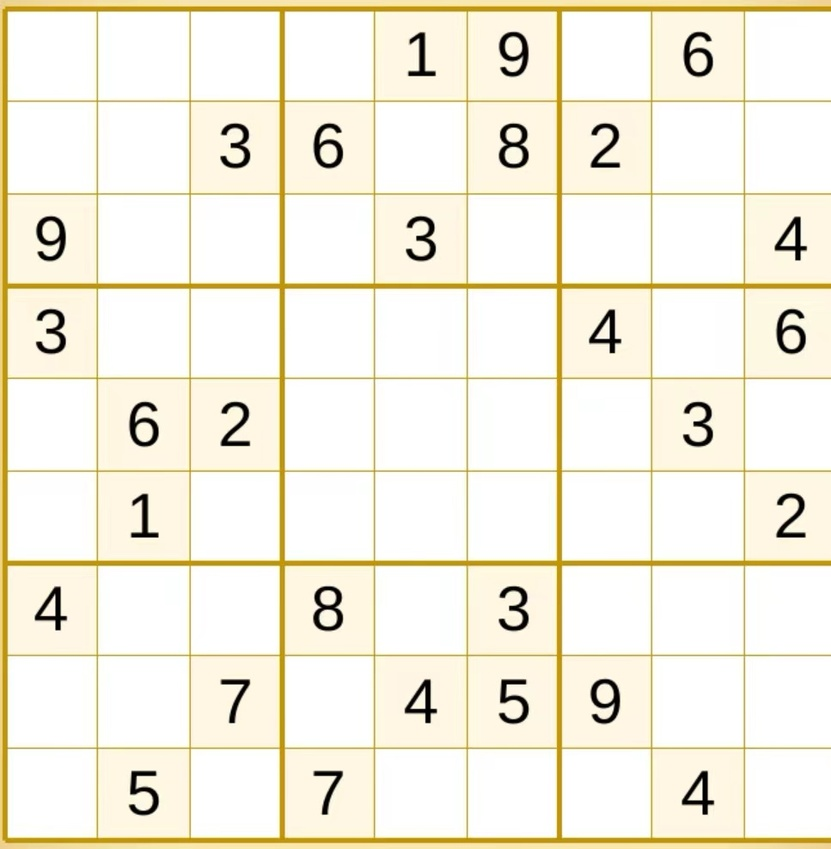
#> input picture sample_pic/3.jpg, 831 x 849 px, shrunk from 967 x 988 before the run
$ python sudoku_ocr.py
#> lines starting #> are read from the running program, lines starting #| are printed output that depends on the picture; after the words box and inside, x2 and y2 are one past the last pixel; in counts of white or black regions, pixels touching at a corner belong together
import sudoku_solver
import cv2
import pytesseract
import matplotlib.pyplot as plt


def display_image(image):
    image = cv2.cvtColor(image, cv2.COLOR_BGR2RGB)  # Convert BGR to RGB for matplotlib
    plt.imshow(image)
    plt.axis("off")  # Hide the axis
    plt.show()


def extract_digits_and_empty_cells_from_image(image_path):
    # Read the image
#> called with image_path = 'sample_pic/3.jpg'
    image = cv2.imread(image_path)
#> image is the input picture: shape (849, 831, 3); mean B, G, R 224.5, 240.4, 244.7
    # Resize the image (optional)
    # display_image(image)

    # Convert the image to grayscale
    gray_image = cv2.cvtColor(image, cv2.COLOR_BGR2GRAY)
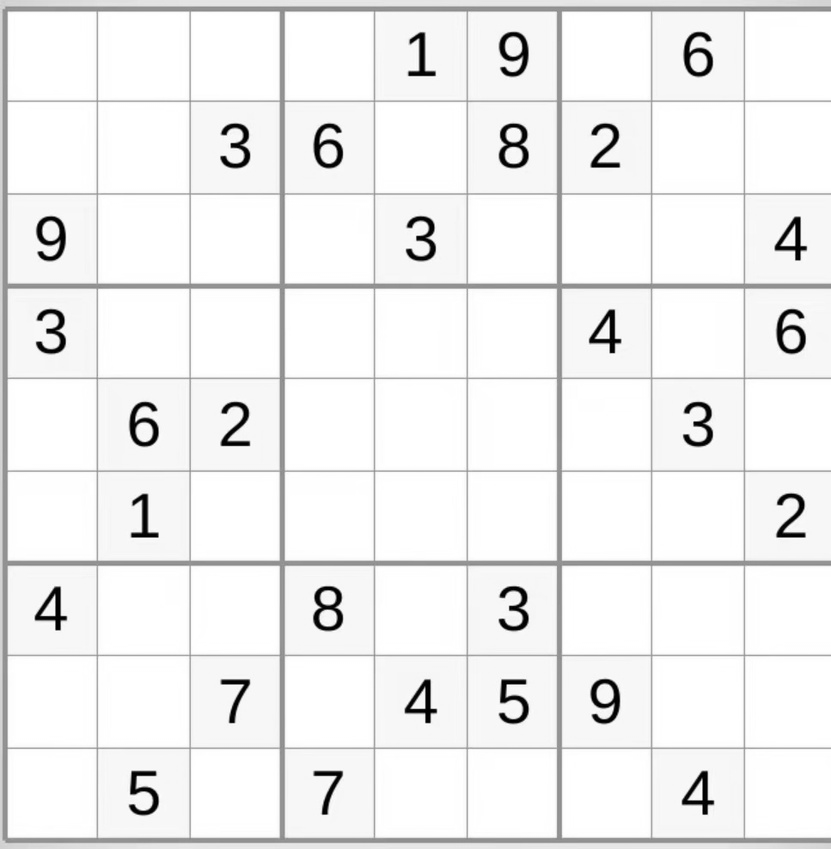
#> gray_image: shape (849, 831); min 0, max 255, mean 239.8

    # Apply image processing to enhance digit extraction accuracy (you can adjust parameters as needed)
    processed_image = cv2.threshold(gray_image, 0, 255, cv2.THRESH_BINARY_INV + cv2.THRESH_OTSU)[1]
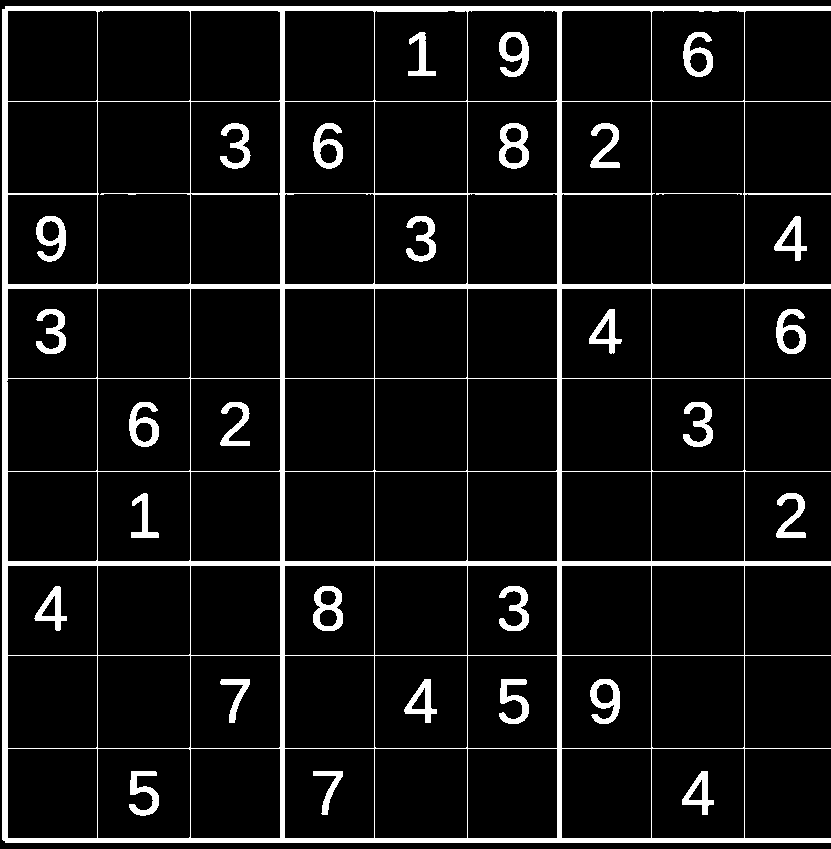
#> processed_image: shape (849, 831); 8.1% white; 30 white regions, largest, box (x1, y1, x2, y2) and area: (2, 6, 831, 843) 40004, (499, 123, 529, 169) 739, (313, 586, 343, 631) 728

    # Find the contours in the processed image
    # contours, _ = cv2.findContours(processed_image, cv2.RETR_EXTERNAL, cv2.CHAIN_APPROX_SIMPLE)

    # Get the bounding box of the outermost contour
    # x, y, w, h = cv2.boundingRect(contours[0])

    # Crop the image to the bounding box of the outermost contour
    # processed_image = processed_image[y:y + h, x:x + w]

    # Use Tesseract for character recognition
    # extracted_text = pytesseract.image_to_string(processed_image, config='--psm 6 outputbase digits')
    extracted_text = ""

    # Calculate the width and height of each cell
    cell_height = processed_image.shape[0] // 9
#> cell_height = 94
    cell_width = processed_image.shape[1] // 9
#> cell_width = 92

    empty_cells = []
    offset = int((cell_width + cell_height) / 10)
#> offset = 18

    # Iterate through each cell
    for i in range(9):
        for j in range(9):
            # Calculate the cell coordinates with an offset
            x_start = j * cell_width + offset
            x_end = (j + 1) * cell_width - offset
            y_start = i * cell_height + offset
            y_end = (i + 1) * cell_height - offset

            # Crop the cell image
            cell_img = processed_image[y_start: y_end, x_start: x_end]
            cell_digit = pytesseract.image_to_string(cell_img, config='--psm 6 outputbase digits')
            display_image(cell_img)
            print(cell_digit)

            if cell_digit.strip():
                # If cell contains a digit
                extracted_text += cell_digit.strip()
            else:
                # If cell is empty
                empty_cells.append((i, j))
                extracted_text += "0"
#> cell_img: shape (58, 56); every value is 0
#> after the loop, empty_cells = []; extracted_text = ''

    return extracted_text.strip(), empty_cells


def split_string_into_9x9(string):
    return [string[i:i + 9] for i in range(0, len(string), 9)]


def string_to_2d_list(string_list):
    return [[int(char) if char.isdigit() else 0 for char in row] for row in string_list]


if __name__ == "__main__":
    # Replace with the actual image file path from which you want to extract digits and empty cells
    image_path = "sample_pic/3.jpg"

#> (the run stopped early here; a loop or call above may not have finished)

$ run again, with sample_pic/1.jpg copied over sample_pic/3.jpg
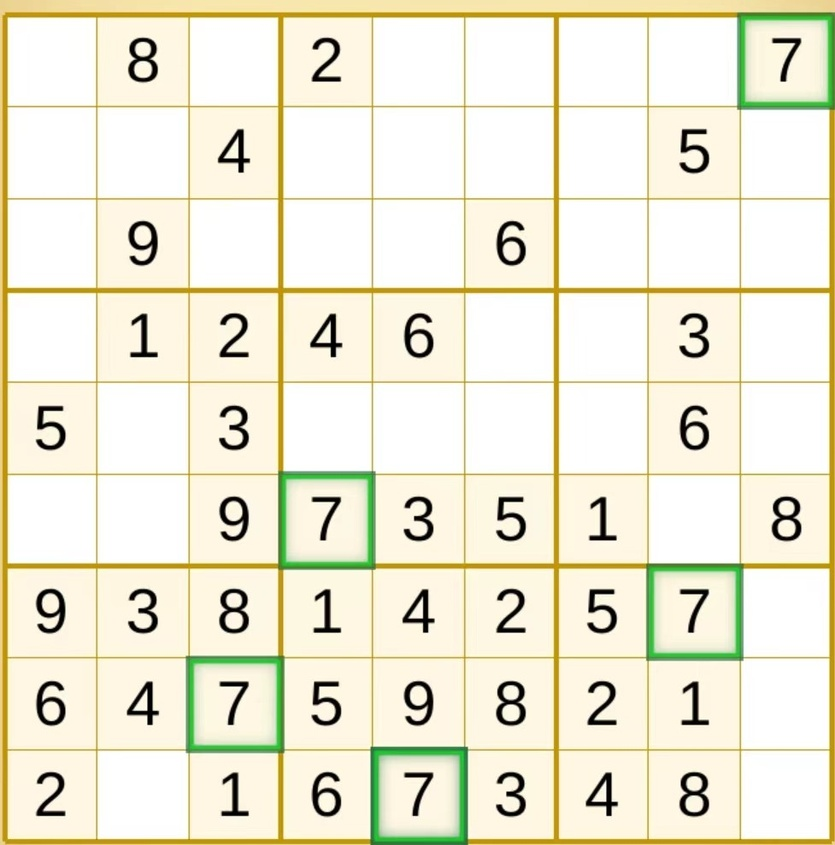
#> input picture sample_pic/1.jpg, 835 x 845 px, shrunk from 977 x 989 before the run
#> in extract_digits_and_empty_cells_from_image, image is the input picture: shape (845, 835, 3); mean B, G, R 213.8, 234.5, 237.7
#> in extract_digits_and_empty_cells_from_image, `gray_image = cv2.cvtColor(image, cv2.COLOR_BGR2GRAY)`:
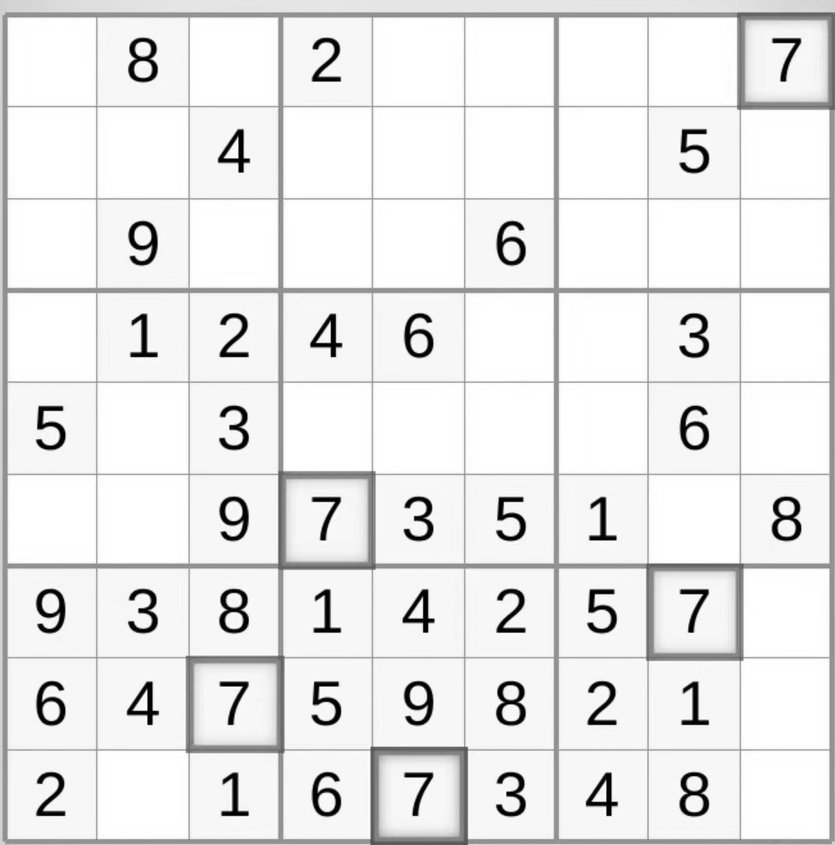
#> gray_image: shape (845, 835); min 0, max 255, mean 233.1
#> in extract_digits_and_empty_cells_from_image, `processed_image = cv2.threshold(gray_image, 0, 255, cv2.THRESH_BINARY_..`:
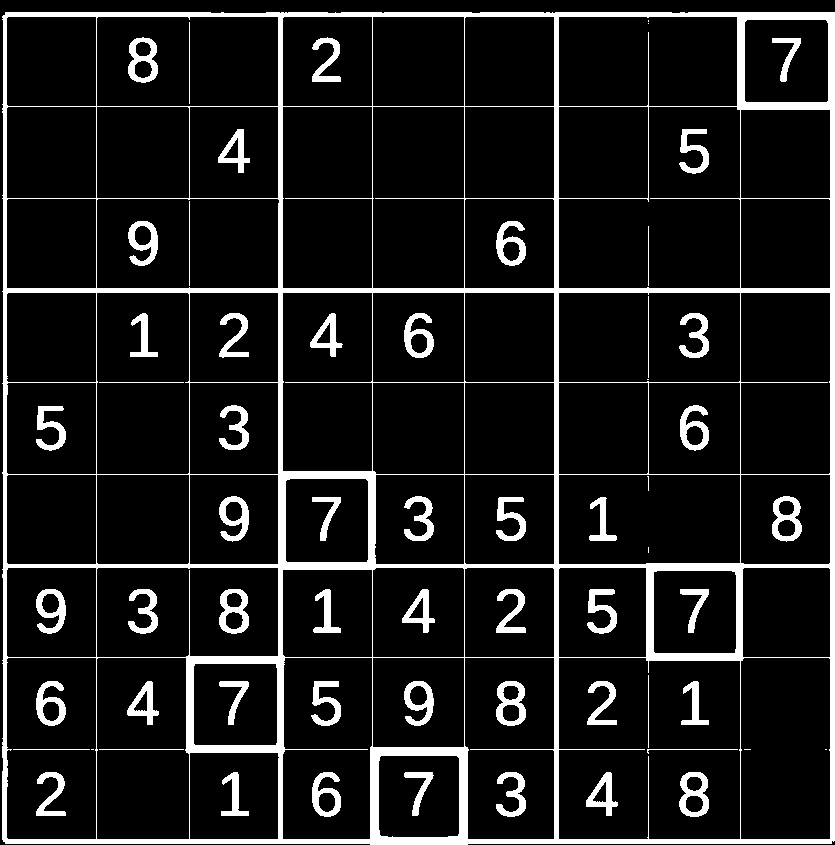
#> processed_image: shape (845, 835); 10.8% white; 62 white regions (8 under 20 px), largest, box (x1, y1, x2, y2) and area: (2, 12, 835, 845) 50164, (496, 681, 526, 726) 715, (679, 772, 709, 817) 714
#> after the loop in extract_digits_and_empty_cells_from_image, `for i in range(9):`: empty_cells = []; extracted_text = ''

$ run again, with sample_pic/2.jpg copied over sample_pic/3.jpg
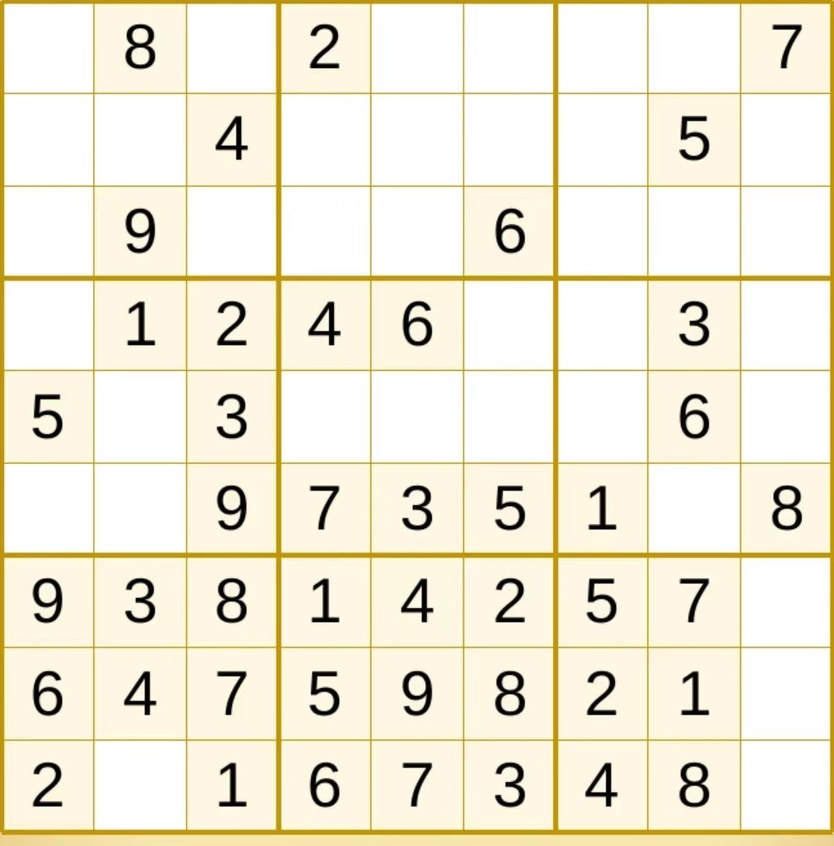
#> input picture sample_pic/2.jpg, 834 x 846 px, shrunk from 971 x 985 before the run
#> in extract_digits_and_empty_cells_from_image, image is the input picture: shape (846, 834, 3); mean B, G, R 217.2, 236.2, 241.8
#> in extract_digits_and_empty_cells_from_image, `gray_image = cv2.cvtColor(image, cv2.COLOR_BGR2GRAY)`:
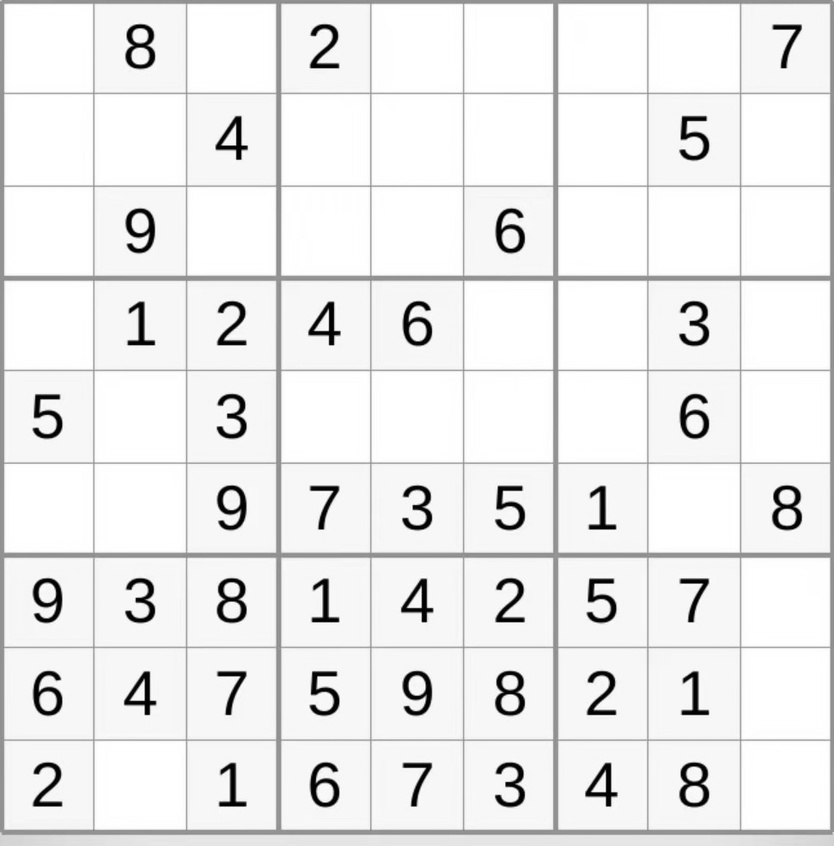
#> gray_image: shape (846, 834); min 0, max 255, mean 235.7
#> in extract_digits_and_empty_cells_from_image, `processed_image = cv2.threshold(gray_image, 0, 255, cv2.THRESH_BINARY_..`:
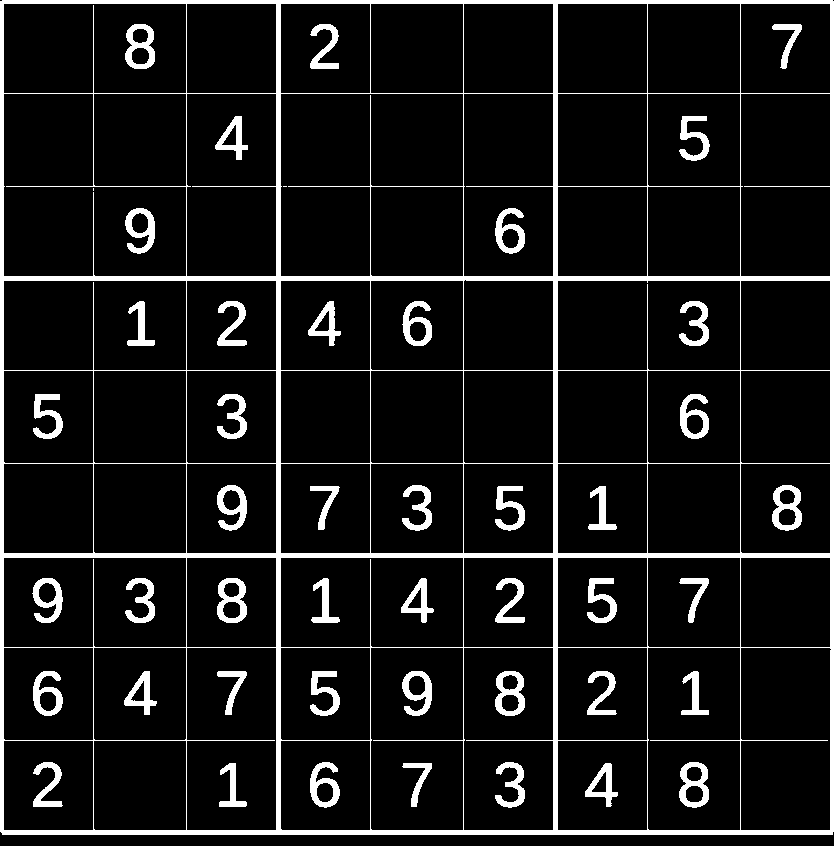
#> processed_image: shape (846, 834); 9.4% white; 47 white regions (2 under 20 px), largest, box (x1, y1, x2, y2) and area: (0, 0, 834, 835) 40282, (772, 485, 802, 531) 726, (495, 671, 525, 716) 720
#> after the loop in extract_digits_and_empty_cells_from_image, `for i in range(9):`: empty_cells = []; extracted_text = ''
